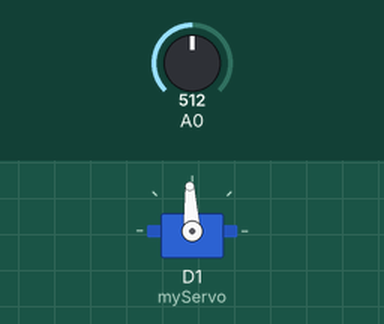
This sketch was run on a simulated ESP8266 (NodeMCU). Parts: servo. The test bench sets the inputs (shaded band); at power-on: A0 = 512. What the sketch prints to the serial monitor is not drawn.

Above: at 1.2 s.
1.3 s: A0 set to 716
At 1.7 s:
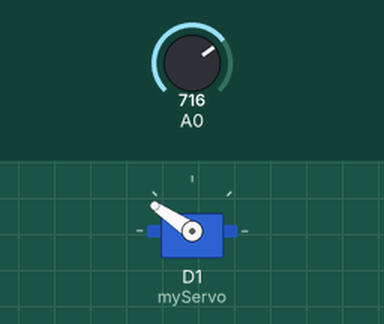
2.8 s: A0 set to 900
At 3.6 s:
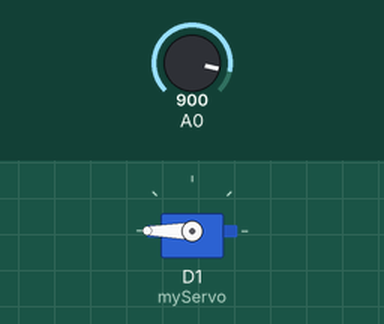
4.3 s: A0 set to 306
At 5.5 s:
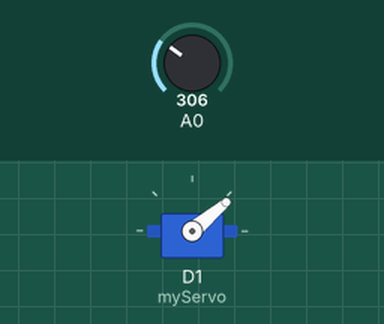
5.8 s: A0 set to 122
At 6.2 s:
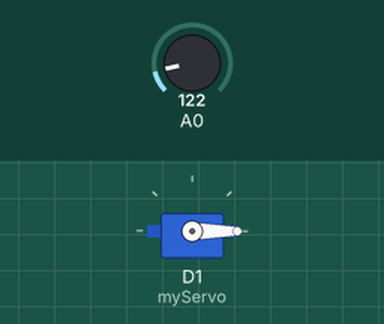
7.3 s: A0 set to 511
At 8.1 s:
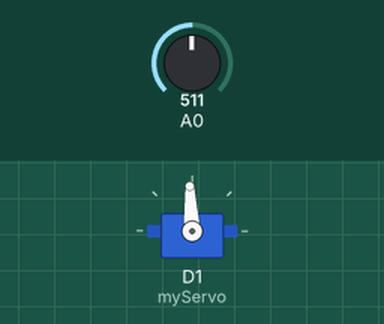
8.8 s: A0 set to 0
At 10.1 s:
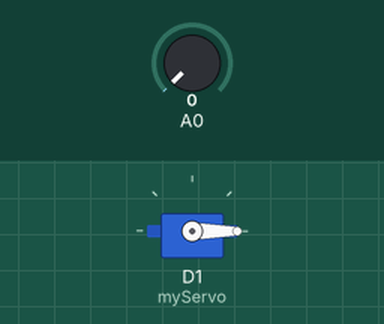
Timing chart, 0 to 11.3 s (numbered marks = the images above; inputs shaded):
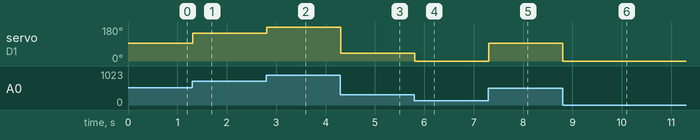

Measured:
- after the input at 1.3 s, servo on D1 (myServo): 93° → 146° at once
- after the input at 2.8 s, servo on D1 (myServo): 146° → 180° at once
- after the input at 4.3 s, servo on D1 (myServo): 180° → 40° at once
- after the input at 5.8 s, servo on D1 (myServo): 40° → 0° at once
- after the input at 7.3 s, servo on D1 (myServo): 0° → 93° at once
- after the input at 8.8 s, servo on D1 (myServo): 93° → 0° at once

The sketch:

ServoMotorPhotoResistor.ino
```cpp
#include <Servo.h>
Servo myServo;

void setup() {

pinMode(D1, OUTPUT);
pinMode(A0, INPUT);
  Serial.begin(9600);


  // put your setup code here, to run once:

}

void loop() {

 int value = analogRead(A0);
  myServo.attach(D1);
  int value2 = map(value, 150, 850, 0, 180);
  myServo.write(value2);

  Serial.println(value);

  // put your main code here, to run repeatedly:

}
```
